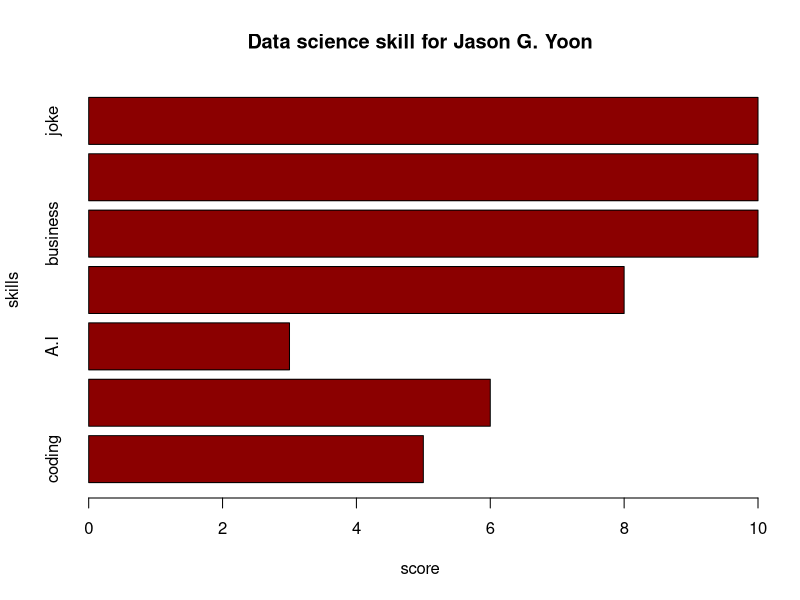

Here is the R script that generated this plot:
# Simple 

max.temp <- c(5, 6, 3, 8, 10, 10, 10)
# barchart with added parameters
barplot(max.temp,
        main = "Data science skill for Jason G. Yoon",
        xlab = "score",
        ylab = "skills",
        names.arg = c("coding", "math", "A.I", "statistics", "business", "ethics", "joke"),
        col = "darkred",
        horiz = TRUE)

qchisq(.95, df=2)
